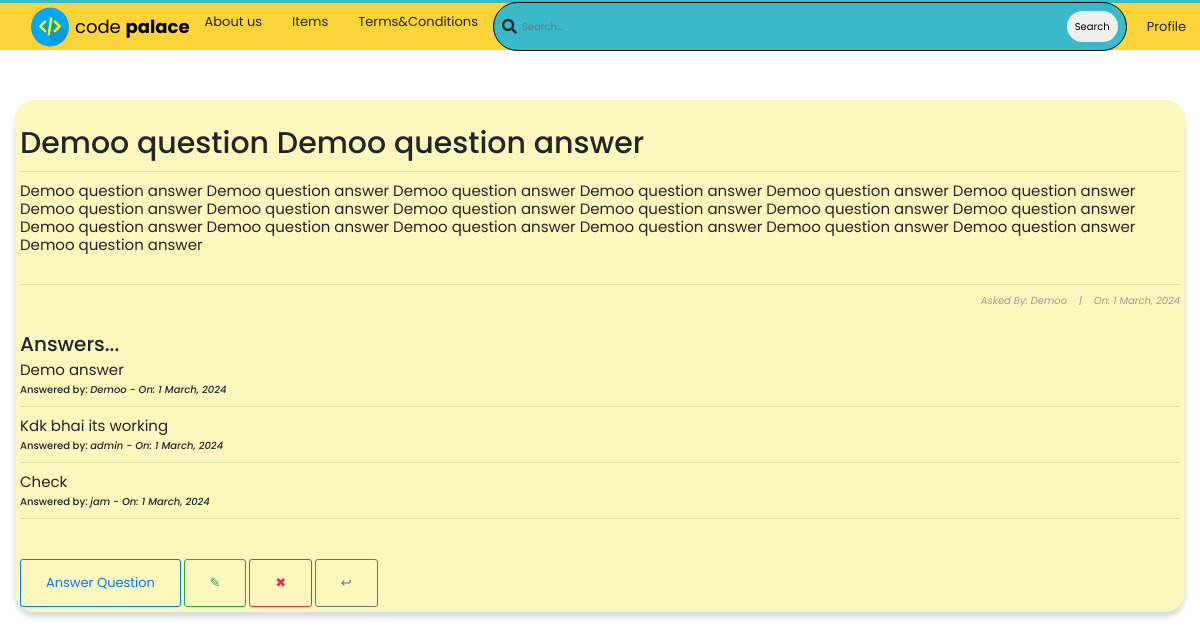
Page /questions/24/ (signed in) on the committed database.
### CodePalaceBase/models.py (models this page shows, shortened)
class Question(models.Model):
    user = models.ForeignKey(User, on_delete=models.CASCADE)
    title = models.CharField(max_length=10000)
    content = models.TextField(null=True, blank=True)
    date_created = models.DateTimeField(default=timezone.now)

class Comment(models.Model):
    question = models.ForeignKey(
        Question, related_name="comment", on_delete=models.CASCADE)
    user = models.ForeignKey(User, on_delete=models.CASCADE)
    content = models.TextField(null=True, blank=True)
    date_created = models.DateTimeField(default=timezone.now)

### CodePalaceBase/views.py (the view)
# urls.py: path('questions/<int:pk>/', views.QuestionDetailView.as_view(),
class QuestionDetailView(DetailView):
    model = Question

### CodePalaceBase/templates/CodePalaceBase/question_detail.html (shortened to what this page needs)
{% extends 'base.html' %}
{% block content %}
<!DOCTYPE html>
<html lang="en">
<head>
</head>
<body>
    <div class="container">
        <div class="list-question">
            <div class="questions">
                <div class="container quest-detail"
                    style=" padding: 5px; box-shadow: rgba(0, 0, 0, 0.15) 0px 5px 5px 0px; border-radius: 20px;">
                    <h3 id="fh3">{{question.title}}</h3>
                    <hr>
                    <h6 id="fh6">{{ question.content|safe }}</h6>
                    <hr>
                    <h6 id="fh6"
                        style="font-size: 10px; font-style: italic; color: rgb(155, 155, 155); text-align: right;">Asked
                        By: <a href="{% url 'CodePalaceBase:profiles' question.user.profile.id %}">{{ question.user|title}}</a>&nbsp;&nbsp;&nbsp; |&nbsp;&nbsp;&nbsp; On: {{ object.date_created|date:"j F, Y" }}
                    </h6>
<h2>Answers...</h2>
                {% if not question.comment.all %}
                     <h3>No Answers yet... <a href="">Answer Question</a> </h3>
                {% else %}
                         {% for comment in question.comment.all %}
                         <h3 style="font-weight: normal; font-size: 15px;">{{comment.content|safe}}</h3>
                         <h3 style="font-size: 10px;">Answered by: <i><a href="{% url 'CodePalaceBase:profiles' comment.user.profile.id %}">{{comment.user}}</a> - On:
                                 {{comment.date_created|date:"j F, Y"}}</i></h3>
                         <hr>
                         {% endfor %}
                {% endif %}
                    <br>
                    <br>
                    <a class="btn btn-outline-primary" id="fa" href=" {% url 'CodePalaceBase:question_comment' question.id %}" style="text-decoration: none;">Answer
                        Question</a>
                    {% if question.user.profile.id == user.profile.id %}
                    <a style="text-decoration: none; " class="btn btn-outline-success"
                        href=" {% url 'CodePalaceBase:question_update' question.id %} ">&#x270E;</a>
                    <a style="text-decoration: none; " class="btn btn-outline-danger" href="{% url 'CodePalaceBase:question_delete' question.id %}">&#x2716;</a>
                    {% endif %}
                    <a style="text-decoration: none; " class="btn btn-outline-secondary"
                        href=" {% url 'CodePalaceBase:questions_list' %} ">&#x21a9;</a>
                </div> <br><br>
            </div> <br>
        </div>
    </div>
    <br>
</body>
</html>
{% endblock content %}

### static/main.css (style rules this page uses)
*, *::before, *::after { margin: 0; padding: 0; box-sizing: border-box; }
html { font-size: 10px; color: var(--black-800); }
.container { width: 100%; max-width: 126.4rem; margin: 0 auto; padding: 0 1.5rem; }
a { text-decoration: none; color: var(--blue-600); cursor: pointer; }
.btn { text-align: center; font-size: 1.3rem; border-radius: 3px; transition: all 0.5s; padding: 1.3rem 2.5rem; }

### CodePalaceBase/templates/CodePalaceBase/question_detail.html (style rules this page uses)
body { margin-top: 100px; font-family: 'Poppins', sans-serif; }
#fh3 { text-align: center; font-size: 30px; padding-top: 20px; text-align: left; }
#fh6 { text-align: left; font-size: 15px; padding-bottom: 20px; font-weight: normal; }
.quest-detail { background-color: #fcf7bd; }

### rows in the picture
Question: title "Demoo question Demoo question answer", content "Demoo question answer Demoo question answer Demoo question answer Demoo question answer Demoo question answer Demoo question answer Demoo question answer Demoo question answer Demoo question answer Demoo question answer Demoo question answer Demoo question answer Demoo question answer Demoo question answer Demoo question answer Demoo question answer Demoo question answer Demoo question answer Demoo question answer", user "Demoo", date_created "1 March, 2024"
Comment: content "Demo answer", user "Demoo", date_created "1 March, 2024"
Comment: content "Kdk bhai its working", user "admin", date_created "1 March, 2024"
Comment: content "Check", user "jam", date_created "1 March, 2024"
